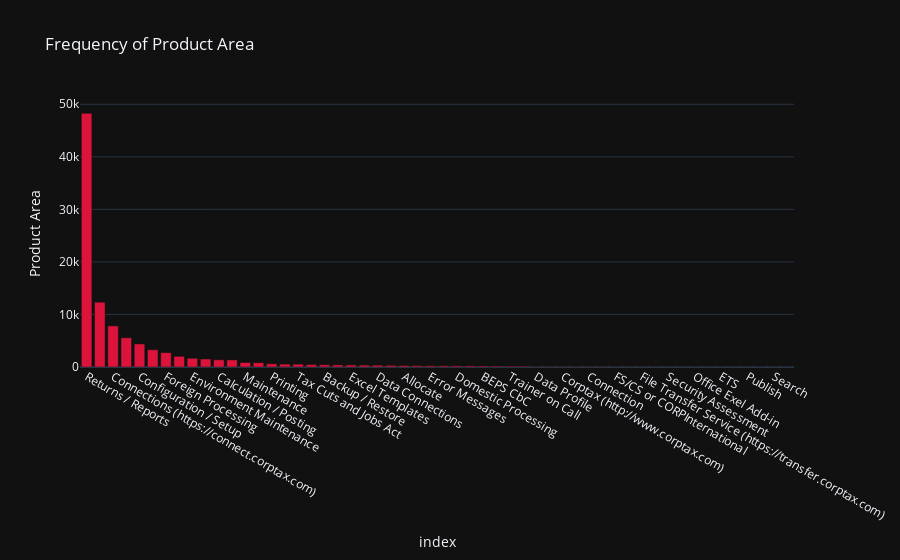

Notebook source saved alongside this figure:
### Code cell
typecounts = df["Product Area"].value_counts()
typecounts = pd.DataFrame(typecounts).reset_index()
fig = px.bar(typecounts, 
             x="index", 
             y="Product Area",  
             title="Frequency of Product Area",
             color_discrete_sequence=["#DC143C"], template='plotly_dark')
fig.show()

### Figure 1 — Plotly figure (JSON) as saved in the notebook; plotly's stock layout.template omitted (floating-point values rounded to 4 significant figures)
{"data": [{"alignmentgroup": "True", "hovertemplate": "index=%{x}<br>Product Area=%{y}<extra></extra>", "legendgroup": "", "marker": {"color": "#DC143C", "pattern": {"shape": ""}}, "name": "", "offsetgroup": "", "orientation": "v", "showlegend": false, "textposition": "auto", "type": "bar", "x": ["Returns / Reports", "Install / Rollover", "Connections (https://connect.corptax.com)", "Login", "Configuration / Setup", "Amounts", "Foreign Processing", "Import / Export", "Environment Maintenance", "Federal", "Calculation / Posting", "Install", "Maintenance", "State", "Printing", "K1 Data", "Tax Cuts and Jobs Act", "Other", "Backup / Restore", "Functions", "Excel Templates", "System Requirements", "Data Connections", "Entity Obligations", "Allocate", "Setup", "Error Messages", "K2/K3", "Domestic Processing", "Import", "BEPS CbC", "Global Calendar", "Trainer on Call", "Processing", "Data Profile", "Tax Contingency (FIN48)", "Corptax (http://www.corptax.com)", "Library / List", "Connection", "Error", "FS/CS or CORPInternational", "Transmission Monitor", "File Transfer Service (https://transfer.corptax.com)", "iConnect (https://iconnect.corptax.com)", "Security Assessment", "Dashboard / Reports", "Office Exel Add-in", "Visual Org", "ETS", "Wall of Feedback (https://corptax.ideascale.com)", "Publish", "Transfer Pricing Architect", "Search", "Global Minimum Tax (GMT)"], "xaxis": "x", "y": [48271, 12334, 7824, 5561, 4386, 3282, 2734, 2032, 1660, 1530, 1365, 1351, 850, 816, 606, 548, 538, 469, 419, 395, 383, 357, 347, 302, 282, 247, 229, 228, 217, 210, 186, 174, 144, 131, 73, 57, 51, 48, 44, 43, 40, 35, 29, 24, 19, 18, 16, 11, 9, 5, 5, 4, 2, 1], "yaxis": "y"}], "layout": {"barmode": "relative", "legend": {"tracegroupgap": 0}, "title": {"text": "Frequency of Product Area"}, "xaxis": {"anchor": "y", "domain": [0, 1], "title": {"text": "index"}}, "yaxis": {"anchor": "x", "domain": [0, 1], "title": {"text": "Product Area"}}}}
